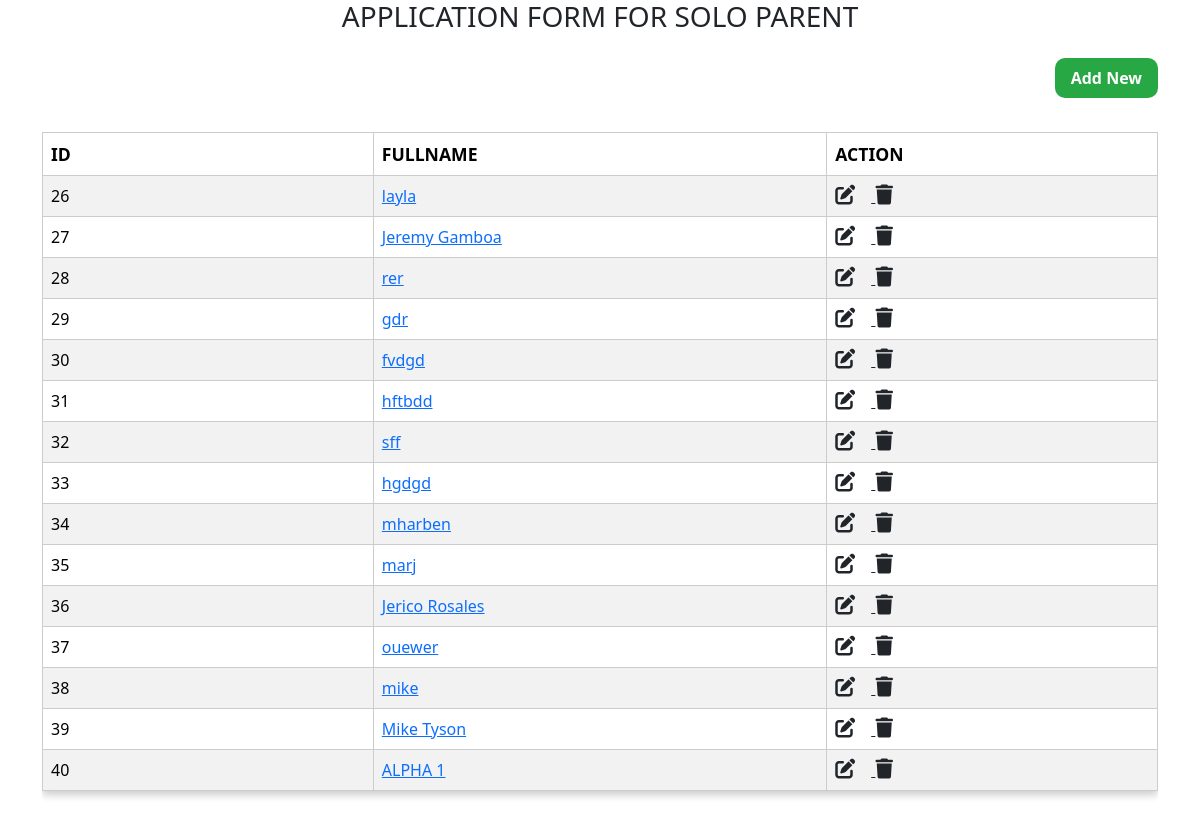
The page /index_form1.php on the database its author committed.
### tables this page shows
CREATE TABLE `solo_parent` (
  `id` int(11) NOT NULL,
  `fullname` varchar(20) NOT NULL,
  `philsys_card_number` int(20) NOT NULL,
  `date_of_birth` date NOT NULL,
  `age` int(11) NOT NULL,
  `place_of_birth` varchar(50) NOT NULL,
  `sex` varchar(8) NOT NULL,
  `address` varchar(50) NOT NULL,
  `civil_status` varchar(8) NOT NULL,
  `educational_attainment` varchar(20) NOT NULL,
  `occupation` varchar(20) NOT NULL,
  `religion` varchar(10) NOT NULL,
  `company_agency` varchar(20) NOT NULL,
  `monthly_income` varchar(10) NOT NULL,
  `employment_status` varchar(10) NOT NULL,
  `contact_number` int(11) NOT NULL,
  `email_address` varchar(50) NOT NULL,
  `pantawid_beneficiary` varchar(5) NOT NULL,
  `indigenous_person` varchar(5) NOT NULL,
  `are_you_a_migrant_worker` varchar(5) NOT NULL,
  `lgbtq` varchar(5) NOT NULL
);

### index_form1.php (the view, shortened to what this page needs)
<!DOCTYPE html>
<html lang="en">
<head>
    <link href="https://cdn.jsdelivr.net/npm/bootstrap@5.3.3/dist/css/bootstrap.min.css" rel="stylesheet"
>
    <link rel="stylesheet" href="https://cdnjs.cloudflare.com/ajax/libs/font-awesome/6.6.0/css/all.min.css"
 />
</head>
<body>
<div class="container">
    <div class="text-center mb-4">
        <h3>APPLICATION FORM FOR SOLO PARENT</h3>
    </div>
    <div class="text-end mb-3">
        <a href="app_form.php"><button class="add-btn">Add New</button></a>
    </div>
    <div class="table-responsive">
        <table class="table table-striped">
            <thead>
                <tr>
                    <th scope="col">ID</th>
                    <th scope="col">Fullname</th>
                    <th scope="col">Action</th>
                </tr>
            </thead>
            <tbody>
                <?php
                include "data_connect.php";
                $sql = "SELECT * FROM `solo_parent`";
                $result = mysqli_query($conn, $sql);
                while ($row = mysqli_fetch_assoc($result)){
                    ?>
                    <tr>
                        <td><?php echo $row['id'] ?></td>
                        <td>
                            <a href="javascript:void(0);" onclick="toggleDetails('<?php echo $row['id']; ?>')">
                                <?php echo $row['fullname']; ?>
                            </a>
                        </td>
                        <td>
                            <a href="edit_form.php?id=<?php echo $row['id'] ?>" class="link-dark">
                                <i class="fa-solid fa-pen-to-square fs-5 me-3"></i>
                            </a>
                            <a href="delete_info.php?id=<?php echo $row['id'] ?>" class="link-dark">
                                <i class="fa-solid fa-trash fs-5"></i>
                            </a>
                        </td>
                    </tr>
                    <?php
                }
                ?>
            </tbody>
        </table>
    </div>
</div>
<br><br>
    <br>
</body>
</html>

### index_form1.php (style rules this page uses)
table { width: 100px; border-collapse: collapse; margin-bottom: 20px; box-shadow: 0 4px 8px rgba(0, 0, 0, 0.2); }
table, th, td { border: 1px solid #ccc; padding: 10px; text-align: left; }
th, td { min-width: 100px; background-color: #f8f9fa; }
th { background-color: #007bff; color: white; font-weight: bold; font-size: 1.1rem; text-transform: uppercase; padding: 12px; position: sticky; top: 0; z-index: 2; }
tbody tr:nth-child(even) { background-color: #f2f2f2; }
.add-btn { border-radius: 10px; margin-bottom: 18px; border: none; color: white; background-color: #28a745; padding: 8px 16px; font-weight: bold; }

### rows shown on the page
solo_parent: id "26", fullname "layla"
solo_parent: id "27", fullname "Jeremy Gamboa"
solo_parent: id "28", fullname "rer"
solo_parent: id "29", fullname "gdr"
solo_parent: id "30", fullname "fvdgd"
solo_parent: id "31", fullname "hftbdd"
solo_parent: id "32", fullname "sff"
solo_parent: id "33", fullname "hgdgd"
solo_parent: id "34", fullname "mharben"
solo_parent: id "35", fullname "marj"
solo_parent: id "36", fullname "Jerico Rosales"
solo_parent: id "37", fullname "ouewer"
solo_parent: id "38", fullname "mike"
solo_parent: id "39", fullname "Mike Tyson"
solo_parent: id "40", fullname "ALPHA 1"
